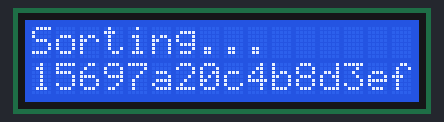
Bench run of a sketch on a simulated Arduino Uno, built with avr-gcc and run on an emulated ATmega328P. Parts: 16×2 character LCD. Random numbers use the default seed unless the sketch sets one.

Above: at 1.7 s.
At 5.1 s:
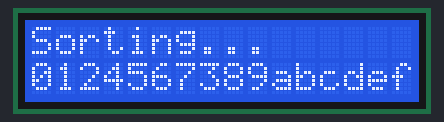
At 7.88 s:
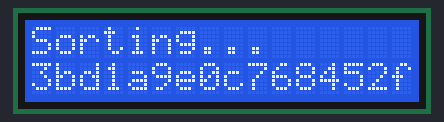
At 14.15 s:
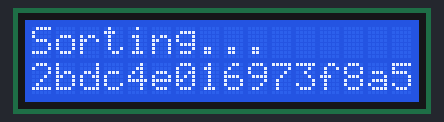
At 22.26 s:
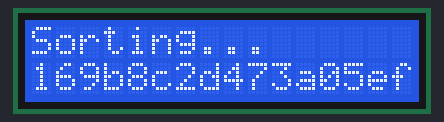
At 34.1 s:
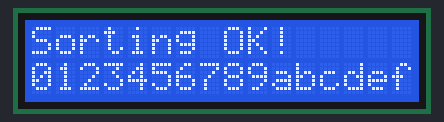

The sketch:

bubbleSort.ino
```cpp
#include <LiquidCrystal.h>

const int rs = 12, en = 11, d4 = 5, d5 = 4, d6 = 3, d7 = 2;
LiquidCrystal lcd(rs, en, d4, d5, d6, d7);

void setup() {
    lcd.begin(16, 2);
}

void bubbleSort(char array[], int length) {
    lcd.clear();
    lcd.setCursor(0, 0);
    lcd.print("Sorting...");

    int pointer = 0;
    int maxSortedIndex = length - 1;

    bool sorted = false;

    while (!sorted) {
        sorted = true;

        while (pointer < maxSortedIndex) {
            lcd.setCursor(0, 1);
            for (int i = 0; i < length; i++) {
                lcd.print(array[i]);
            }

            if (array[pointer] > array[pointer+1]) {
                sorted = false;
                char temp = array[pointer];
                array[pointer] = array[pointer+1];
                array[pointer+1] = temp;
            }

            pointer++;
            delay(50);
        }

        pointer = 0;
        maxSortedIndex--;
    }
}

void loop() {
    int arrayLength = 16;
    char array[arrayLength] = {'0', '1', '2', '3', '4', '5', '6', '7', '8', '9', 'a', 'b', 'c', 'd', 'e', 'f'};

    for (int i = 0; i < 100; i++) {
        int left = random(0, 16);
        int right = random(0, 16);

        if (left == right) {
            continue;
        }

        int temp = array[left];
        array[left] = array[right];
        array[right] = temp;
    }

    bubbleSort(array, arrayLength);

    lcd.clear();
    lcd.setCursor(0, 0);
    lcd.print("Sorting OK!");

    lcd.setCursor(0, 1);
    for (int i = 0; i < arrayLength; i++) {
        lcd.print(array[i]);
    }

    delay(800);
}
```

Measured:
- what the display in image 5 shows lasts 0.8 s, from 34.0 s to 34.8 s
